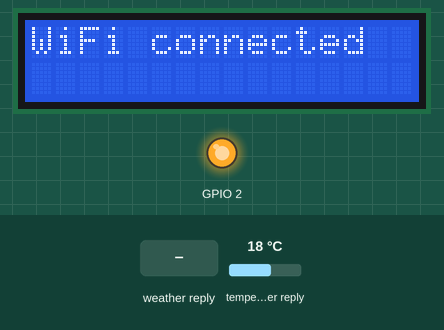
Simulated run of this sketch. Board: ESP32. Shown: 16×2 character LCD, output pins drawn as LEDs (lit = HIGH). The inputs (shaded band) are chosen by the test bench; at power-on: temperature in the weather reply 18 °C. WiFi joins after 1.5 s; servers stay silent unless stated; the local clock reads 2024-03-15 10:24:30 at power-on unless the sketch sets it; web services answer with replies made up by the test bench; what the sketch prints to the serial monitor is not drawn.

Above: at 1.7 s.
At 5.9 s:
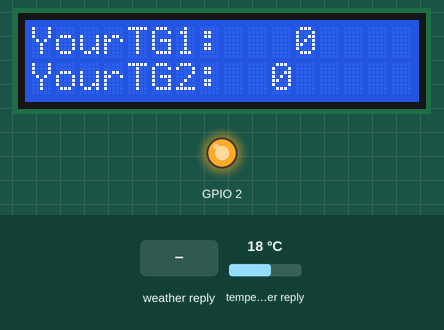
6.0 s: weather in the web reply set to Clear
8.0 s: temperature in the weather reply set to -14 °C
At 11.6 s:
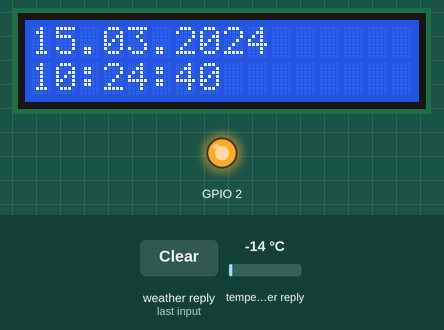
At 21.3 s:
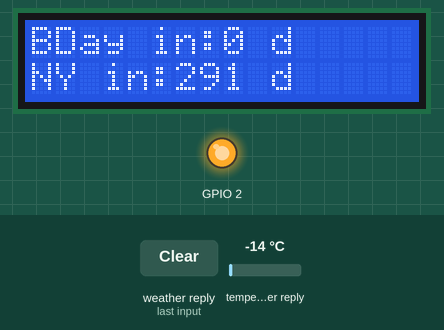
Timing chart, 0 to 22.8 s (numbered marks = the images above; inputs shaded):
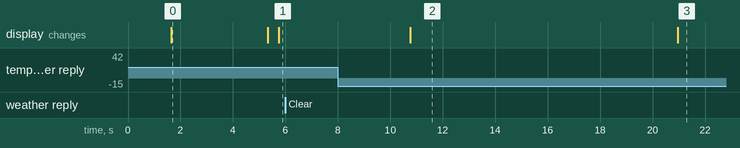

Measured:
- after the input at 6.0 s, every drawn part: stays the same
- what the display in image 0 shows lasts 3.7 s, from 1.6 s to 5.3 s
- what the display in image 2 shows lasts 10.2 s, from 10.8 s to 21.0 s

The sketch:

esp.ino
```cpp
#include <WiFi.h>
#include <HTTPClient.h>
#include <LiquidCrystal_I2C.h>
#include <ArduinoJson.h>
#include "time.h"

float usd_rub = 0;
float usd_eur = 0;
unsigned long lastUpdate = 0;

// --- WiFi ---
const char* ssid     = "YOUR_WIFI_SSID"; // Имя вашей сети
const char* password = "YOUR_WIFI_PASSWORD";  // Пароль вашей сети

// --- Telegram ---
String botToken = "YOUR_TELEGRAM_BOT_TOKEN";
String chatID1   = "YOUR_TG_CHANNEL_1";  //Название вашего Telegram канала, например @NikitaGut
String chatID2   = "YOUR_TG_CHANNEL_2";

// --- OpenWeather ---
float temperature = 0;
float windspeed = 0;
String weather_desc = "";

// --- LCD 16x2 ---
LiquidCrystal_I2C lcd(0x27, 16, 2);

// --- NTP ---
const char* ntpServer = "pool.ntp.org";
const long gmtOffset_sec = 3 * 3600;  // Москва = GMT+3
const int daylightOffset_sec = 0;

// --- День рождения ---
int bDay = 16;    // День и месяц рождения меняем на свой, мой 16 марта, можете поздравить, если что :)
int bMonth = 3;

// --- Таймер ---
unsigned long lastSwitch = 0;
int page = 0;

// --- Свои символы ---
byte sun[] = {
  B10001,
  B10001,
  B01110,
  B11111,
  B01110,
  B01110,
  B11011,
  B10001
};

byte rain[] = {
  B00000,
  B01110,
  B11111,
  B00010,
  B01010,
  B01000,
  B00010,
  B00010
};

byte cloudly[] = {
  B00000,
  B01110,
  B11111,
  B00000,
  B00000,
  B01110,
  B11111,
  B00000
};

byte fog[] = {
  B10101,
  B01010,
  B10101,
  B01010,
  B10101,
  B01010,
  B10101,
  B01010
};

byte drizzle[] = {
  B10111,
  B11111,
  B10101,
  B01110,
  B10111,
  B11010,
  B10101,
  B01110
};

byte snow[] = {
  B00001,
  B01000,
  B00000,
  B10100,
  B01110,
  B00100,
  B10000,
  B00001
};

byte thunder[] = {
  B01110,
  B11111,
  B00000,
  B00010,
  B00100,
  B01110,
  B00100,
  B01000
};

byte whatahe[] = {
  B00000,
  B01110,
  B10001,
  B00001,
  B00110,
  B00100,
  B00000,
  B00100
};

void setup() {

  pinMode(2, OUTPUT);
  digitalWrite(2, LOW);

  Serial.begin(115200);
  lcd.init();
  lcd.backlight();

  // --- Создание символов ---
  lcd.createChar(0, sun);
  lcd.createChar(1, rain);
  lcd.createChar(2, cloudly);
  lcd.createChar(3, fog);
  lcd.createChar(4, drizzle);
  lcd.createChar(5, snow);
  lcd.createChar(6, thunder);
  lcd.createChar(7, whatahe);

  lcd.setCursor(0,0);
  lcd.print("Wait...");

  WiFi.begin(ssid, password);
  while (WiFi.status() != WL_CONNECTED) {
    delay(500);
    Serial.print(".");
  }
  lcd.setCursor(0,0);
  lcd.print("WiFi connected");
  digitalWrite(2, HIGH);

  configTime(gmtOffset_sec, daylightOffset_sec, ntpServer);
  delay(2000);
}

void loop() {

  getCurrency();
  getWeather();

  if (millis() - lastSwitch > 5000) { // каждые 5 секунд переключаем экран
    lcd.clear();
    switch(page) {
      case 0: showSubscribers(); break;
      case 1: showDateTime(); break;
      case 2: showCountdowns(); break;
      case 3: showCurrency(); break;
      case 4: showWeather(); break;
    }
    page = (page + 1) % 5;
    lastSwitch = millis();
  }
}

// ======= ЭКРАНЫ =======

void showSubscribers() {
  lcd.setCursor(0,0); lcd.print("Telegram");
  int subs1 = getTelegramSubs1();
  int subs2 = getTelegramSubs2();
  lcd.clear();
  lcd.setCursor(0,0); lcd.print("YourTG1:"); //Ваши названия каналов
  lcd.setCursor(11,0); lcd.print(subs1);
  lcd.setCursor(0,1); lcd.print("YourTG2:");
  lcd.setCursor(10,1); lcd.print(subs2);
}

void showDateTime() {
  struct tm timeinfo;
  if(!getLocalTime(&timeinfo)){
    lcd.setCursor(0,0); lcd.print("Time error");
    return;
  }
  char buf1[16], buf2[16];
  for(int k = 0; k < 10; k++){
    strftime(buf1, sizeof(buf1), "%d.%m.%Y", &timeinfo);
    strftime(buf2, sizeof(buf2), "%H:%M:%S", &timeinfo);
    lcd.setCursor(0,0); lcd.print(buf1);
    lcd.setCursor(0,1); lcd.print(buf2);
    delay(500);
  }
}

void showCountdowns() {
  struct tm timeinfo;
  if(!getLocalTime(&timeinfo)) return;
  int daysBDay = daysToBirthday(timeinfo.tm_mday, timeinfo.tm_mon+1, timeinfo.tm_year+1900);
  int daysNY   = daysToNewYear(timeinfo.tm_mday, timeinfo.tm_mon+1, timeinfo.tm_year+1900);

  lcd.setCursor(0,0);
  lcd.print("BDay in:");
  lcd.print(daysBDay);
  lcd.print(" d");

  lcd.setCursor(0,1);
  lcd.print("NY in:");
  lcd.print(daysNY);
  lcd.print(" d");
}

void showCurrency() {
  lcd.setCursor(0,0); lcd.print("USD->RUB:");
  lcd.setCursor(0,1); lcd.print(usd_rub);
}

void showWeather() {
  lcd.clear();
  lcd.setCursor(0,0);
  lcd.print("Don");
  lcd.setCursor(0,1);
  lcd.print(temperature);
  lcd.print((char)223); // символ °
  lcd.print("C ");
  lcd.setCursor(8,1);

  if (weather_desc == "Clear sky"){
    lcd.write(0);
  }
  else if (weather_desc == "Partly cloudy"){
    lcd.write(2);
  }
  else if (weather_desc == "Drizzle"){
    lcd.write(4);
  }
  else if (weather_desc == "Rain"){
    lcd.write(1);
  }
  else if (weather_desc == "Snowfall"){
    lcd.write(5);
  }
  else if (weather_desc == "Thunderstorm"){
    lcd.write(6);
  }
  else if (weather_desc == "Unknown"){
    lcd.write(7);
  }
}

// ======= ВСПОМОГАТЕЛЬНЫЕ =======

int getTelegramSubs1() {
  if(WiFi.status()==WL_CONNECTED){
    HTTPClient http;
    String url = "https://api.telegram.org/bot" + botToken + "/getChatMemberCount?chat_id=" + chatID1;
    http.begin(url);
    int code = http.GET();
    if(code>0){
      String payload = http.getString();
      DynamicJsonDocument doc(512);
      deserializeJson(doc, payload);
      return doc["result"];
    }
    http.end();
  }
  return -1;
}

int getTelegramSubs2() {
  if(WiFi.status()==WL_CONNECTED){
    HTTPClient http;
    String url = "https://api.telegram.org/bot" + botToken + "/getChatMemberCount?chat_id=" + chatID2;
    http.begin(url);
    int code = http.GET();
    if(code>0){
      String payload = http.getString();
      DynamicJsonDocument doc(512);
      deserializeJson(doc, payload);
      return doc["result"];
    }
    http.end();
  }
  return -1;
}

int daysToBirthday(int d, int m, int y) {
  struct tm bday = {0};
  bday.tm_mday = bDay;
  bday.tm_mon  = bMonth - 1;
  bday.tm_year = y - 1900;
  time_t now = time(NULL);
  time_t t_bday = mktime(&bday);

  if (difftime(t_bday, now) < 0) {
    bday.tm_year++;
    t_bday = mktime(&bday);
  }
  return (int)(difftime(t_bday, now) / 86400);
}

int daysToNewYear(int d, int m, int y) {
  struct tm ny = {0};
  ny.tm_mday = 1;
  ny.tm_mon  = 0;
  ny.tm_year = y + 1 - 1900;
  time_t now = time(NULL);
  time_t t_ny = mktime(&ny);
  return (int)(difftime(t_ny, now) / 86400);
}

void getCurrency() {
  if (WiFi.status() == WL_CONNECTED) {
    HTTPClient http;
    String url = "https://open.er-api.com/v6/latest/USD";
    http.begin(url);

    int httpCode = http.GET();
    if (httpCode == 200) {
      String payload = http.getString();
      Serial.println(payload);

      DynamicJsonDocument doc(4096);
      DeserializationError error = deserializeJson(doc, payload);

      if (!error) {
        usd_rub = doc["rates"]["RUB"].as<float>();
        usd_eur = doc["rates"]["EUR"].as<float>();

        Serial.print("USD->RUB: ");
        Serial.println(usd_rub);
        Serial.print("USD->EUR: ");
        Serial.println(usd_eur);

        //lastUpdate = millis();  // обновили таймер

        //return usd_rub;

      } else {
        Serial.println("JSON parse error!");
      }
    } else {
      Serial.print("HTTP error: ");
      Serial.println(httpCode);
    }
    http.end();
  }
}

void getWeather() {
  if (WiFi.status() == WL_CONNECTED) {
    HTTPClient http;

    // Запрос Open-Meteo меняем координаты на свои, типо latitude=00.00&longitude=00.00
    String url = "https://api.open-meteo.com/v1/forecast?latitude=30.10&longitude=30.10&current_weather=true";
    http.begin(url);

    int httpCode = http.GET();
    if (httpCode == 200) {
      String payload = http.getString();
      Serial.println(payload);

      DynamicJsonDocument doc(2048);
      DeserializationError error = deserializeJson(doc, payload);

      if (!error) {
        JsonObject current = doc["current_weather"];

        temperature = current["temperature"];   // температура в °C
        windspeed = current["windspeed"];       // скорость ветра м/с
        int wcode = current["weathercode"];     // код погоды

        // Переводим weathercode в описание
        switch (wcode) {
          case 0: weather_desc = "Clear sky"; break;
          case 1: case 2: case 3: weather_desc = "Partly cloudy"; break;
          case 45: case 48: weather_desc = "Fog"; break;
          case 51: case 53: case 55: weather_desc = "Drizzle"; break;
          case 61: case 63: case 65: weather_desc = "Rain"; break;
          case 71: case 73: case 75: weather_desc = "Snowfall"; break;
          case 95: weather_desc = "Thunderstorm"; break;
          default: weather_desc = "Unknown"; break;
        }

        Serial.print("Temp: ");
        Serial.println(temperature);
        Serial.print("Wind: ");
        Serial.println(windspeed);
        Serial.print("Weather: ");
        Serial.println(weather_desc);
      } else {
        Serial.println("JSON parse error!");
      }
    } else {
      Serial.print("HTTP error: ");
      Serial.println(httpCode);
    }
    http.end();
  }
}
```
